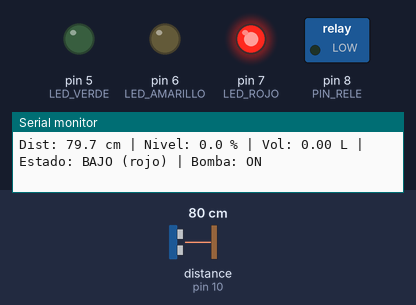
Bench run of a sketch on a simulated Arduino Uno, built with avr-gcc and run on an emulated ATmega328P. Shown: switched loads named in the sketch (green lamp = pin HIGH), output pins drawn as LEDs (lit = HIGH), the last lines printed to the serial monitor. Wiring (inferred from the names in the program): ultrasonic range finder: trigger pin 9; echo pin 10. The inputs (shaded band) are chosen by the test bench; at power-on: distance to the obstacle (sensor on pin 10) 80 cm. The echo pulse lasts 58.3 µs per cm; pins used as bus, display or sensor lines are not drawn.

Above: at 2.1 s.
2.2 s: distance to the obstacle (sensor on pin 10) set to 27 cm
3.7 s: distance to the obstacle (sensor on pin 10) set to 22 cm
At 4.9 s:
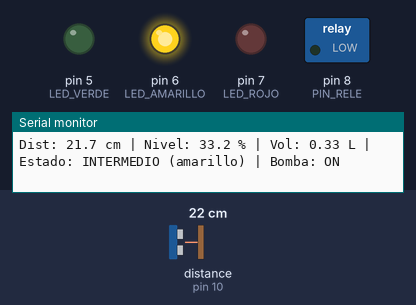
5.3 s: distance to the obstacle (sensor on pin 10) set to 17 cm
6.8 s: distance to the obstacle (sensor on pin 10) set to 12 cm
At 7.3 s:
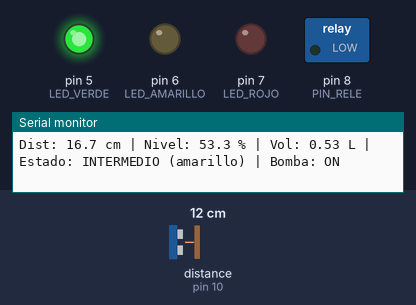
8.4 s: distance to the obstacle (sensor on pin 10) set to 18 cm
At 9.7 s:
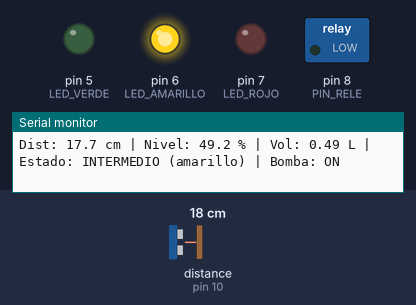
10.0 s: distance to the obstacle (sensor on pin 10) set to 9 cm
At 11.3 s:
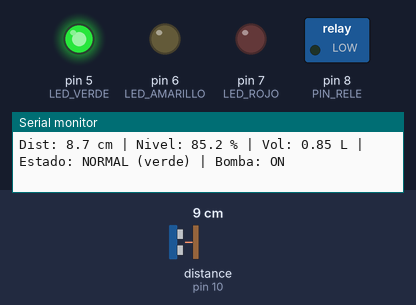
Timing chart, 0 to 12.6 s (numbered marks = the images above; inputs shaded):
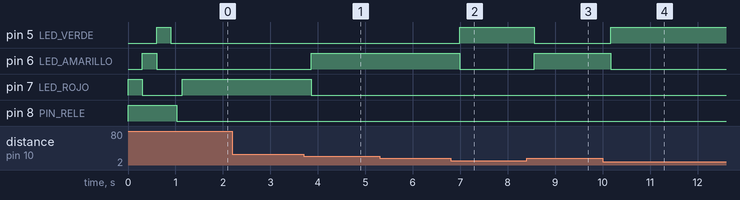

The sketch:

estanque_demo.ino
```cpp
/*
  ============================================================
  Sistema de monitoreo y llenado automatico de estanques rurales
  Version DEMO de hardware (solo Arduino Uno R3)
  HC-SR04 + 3 LEDs de nivel + rele / bomba
  ------------------------------------------------------------
  Pines segun el diagrama detallado v2 (propuestos: validar en el montaje).
  Parametros de DEMO pensados para simular el nivel con una tapa.
  ============================================================
*/

// ================== 1. CONFIGURACION ==================

// --- Pines ---
const byte PIN_TRIG     = 9;
const byte PIN_ECHO     = 10;
const byte LED_ROJO     = 7;
const byte LED_AMARILLO = 6;
const byte LED_VERDE    = 5;
const byte PIN_RELE     = 8;

// --- Rele: true si el modulo se activa con LOW (comun en modulos azules).
//     Si al encender el Arduino la bomba parte encendida, cambia a false.
const bool RELE_ACTIVO_EN_BAJO = true;

// --- Geometria (DEMO con tapa). Con el pote real, medir y reemplazar ---
const float D_VACIO_CM  = 30.0;  // distancia sensor -> fondo        (0 %)
const float D_LLENO_CM  = 5.0;   // distancia sensor -> nivel maximo (100 %)
const float CAPACIDAD_L = 1.0;   // litros entre 0 % y 100 % (dato de demo)

// --- Umbrales de los LEDs (%) ---
const float UMBRAL_BAJO   = 20.0;  // nivel <= 20 %        -> LED rojo
const float UMBRAL_NORMAL = 60.0;  // nivel >  60 %        -> LED verde
                                   // entre ambos          -> LED amarillo
const float HISTERESIS    = 3.0;   // margen para que el LED no "titile" en el limite

// --- Bomba ---
const float PCT_ENCENDER = 20.0;   // enciende con nivel <= 20 %
const float PCT_APAGAR   = 90.0;   // apaga con nivel   >= 90 %
const unsigned long TIEMPO_MAX_BOMBA_MS = 20000UL;  // DEMO: 20 s maximo encendida
const unsigned long TIEMPO_BLOQUEO_MS   = 30000UL;  // espera tras superar el maximo

// --- Sensor ---
const float DIST_MIN_VALIDA = 2.0;            // zona ciega aprox. del HC-SR04
const float DIST_MAX_VALIDA = 400.0;          // alcance nominal aprox.
const unsigned long TIMEOUT_ECO_US = 30000UL; // evita que pulseIn congele el programa
const unsigned long INTERVALO_LECTURA_MS = 60;  // pausa entre disparos del sensor
const unsigned long INTERVALO_REPORTE_MS = 500; // cada cuanto se imprime en el Monitor Serie
const byte N_LECTURAS  = 5;   // ventana del filtro de mediana
const byte MIN_VALIDAS = 3;   // lecturas validas minimas para confiar en el dato

// ================== 2. ESTADO DEL SISTEMA ==================

enum Nivel { SIN_DATO, BAJO, MEDIO, NORMAL };

float lecturas[N_LECTURAS];
byte  indiceLectura = 0;
byte  lecturasTomadas = 0;   // para no informar error durante el arranque

bool  configOk   = false;
bool  sensorOk   = false;
Nivel nivelActual = SIN_DATO;
float distanciaCm = 0.0;
float porcentaje  = 0.0;
float litros      = 0.0;

bool bombaEncendida = false;
bool bombaBloqueada = false;
unsigned long inicioBomba   = 0;
unsigned long inicioBloqueo = 0;

unsigned long ultimaLectura = 0;
unsigned long ultimoReporte = 0;

// ================== 3. RELE / BOMBA ==================

void escribirRele(bool encender) {
  // Traduce "encender/apagar" al nivel electrico segun el tipo de modulo
  digitalWrite(PIN_RELE, (encender != RELE_ACTIVO_EN_BAJO) ? HIGH : LOW);
}

void encenderBomba(unsigned long ahora) {
  escribirRele(true);
  bombaEncendida = true;
  inicioBomba = ahora;
  Serial.println(F(">> Bomba ENCENDIDA (nivel bajo)"));
}

void apagarBomba(const __FlashStringHelper *motivo) {
  escribirRele(false);
  if (bombaEncendida) {
    Serial.print(F(">> Bomba APAGADA: "));
    Serial.println(motivo);
  }
  bombaEncendida = false;
}

void controlarBomba(unsigned long ahora) {
  // Falla segura: sin dato confiable, la bomba nunca queda encendida
  if (!sensorOk) {
    apagarBomba(F("falla del sensor"));
    return;
  }

  // Bloqueo por tiempo maximo (posible estanque sin agua o fuga)
  if (bombaBloqueada) {
    // Se libera al cumplir la espera o si el nivel ya subio (estanque rellenado)
    if (porcentaje >= PCT_APAGAR || ahora - inicioBloqueo >= TIEMPO_BLOQUEO_MS) {
      bombaBloqueada = false;
      Serial.println(F(">> Fin del bloqueo: la bomba puede volver a operar"));
    }
    return;
  }

  if (bombaEncendida) {
    if (porcentaje >= PCT_APAGAR) {
      apagarBomba(F("nivel alto alcanzado"));
    } else if (ahora - inicioBomba >= TIEMPO_MAX_BOMBA_MS) {
      apagarBomba(F("tiempo maximo superado"));
      bombaBloqueada = true;
      inicioBloqueo = ahora;
      Serial.println(F("!! Bomba BLOQUEADA temporalmente (revisar agua / fuga)"));
    }
  } else if (porcentaje <= PCT_ENCENDER) {
    encenderBomba(ahora);
  }
}

// ================== 4. SENSOR ==================

float leerDistanciaCm() {
  digitalWrite(PIN_TRIG, LOW);
  delayMicroseconds(2);
  digitalWrite(PIN_TRIG, HIGH);   // pulso de disparo de 10 us
  delayMicroseconds(10);
  digitalWrite(PIN_TRIG, LOW);

  unsigned long duracion = pulseIn(PIN_ECHO, HIGH, TIMEOUT_ECO_US);
  if (duracion == 0) return -1.0;               // sin eco (timeout)

  float d = duracion * 0.0343 / 2.0;            // ida y vuelta del sonido
  if (d < DIST_MIN_VALIDA || d > DIST_MAX_VALIDA) return -1.0;  // lectura no confiable
  return d;
}

// Mediana de las lecturas validas: ignora valores absurdos aislados
bool calcularMediana(float &resultado) {
  float validas[N_LECTURAS];
  byte n = 0;
  for (byte i = 0; i < N_LECTURAS; i++) {
    if (lecturas[i] > 0) validas[n++] = lecturas[i];
  }
  if (n < MIN_VALIDAS) return false;

  // Ordenamiento por insercion (pocos datos)
  for (byte i = 1; i < n; i++) {
    float x = validas[i];
    int j = i - 1;
    while (j >= 0 && validas[j] > x) {
      validas[j + 1] = validas[j];
      j--;
    }
    validas[j + 1] = x;
  }
  resultado = (n % 2 == 1) ? validas[n / 2] : (validas[n / 2 - 1] + validas[n / 2]) / 2.0;
  return true;
}

// ================== 5. CALCULO Y CLASIFICACION ==================

float calcularPorcentaje(float d) {
  float pct = (D_VACIO_CM - d) / (D_VACIO_CM - D_LLENO_CM) * 100.0;
  return constrain(pct, 0.0, 100.0);
}

Nivel clasificarSinHisteresis(float pct) {
  if (pct <= UMBRAL_BAJO)  return BAJO;
  if (pct >  UMBRAL_NORMAL) return NORMAL;
  return MEDIO;
}

// Solo cambia de estado si el nivel cruza el limite con un margen (histeresis)
Nivel clasificar(float pct, Nivel actual) {
  switch (actual) {
    case BAJO:
      if (pct > UMBRAL_BAJO + HISTERESIS) {
        return (pct > UMBRAL_NORMAL + HISTERESIS) ? NORMAL : MEDIO;
      }
      return BAJO;
    case MEDIO:
      if (pct < UMBRAL_BAJO - HISTERESIS)   return BAJO;
      if (pct > UMBRAL_NORMAL + HISTERESIS) return NORMAL;
      return MEDIO;
    case NORMAL:
      if (pct < UMBRAL_NORMAL - HISTERESIS) {
        return (pct < UMBRAL_BAJO - HISTERESIS) ? BAJO : MEDIO;
      }
      return NORMAL;
    default:
      return clasificarSinHisteresis(pct);  // primer dato
  }
}

// ================== 6. INDICADORES LED ==================

void escribirLeds(bool rojo, bool amarillo, bool verde) {
  digitalWrite(LED_ROJO, rojo ? HIGH : LOW);
  digitalWrite(LED_AMARILLO, amarillo ? HIGH : LOW);
  digitalWrite(LED_VERDE, verde ? HIGH : LOW);
}

void actualizarIndicadores(unsigned long ahora) {
  bool fase = (ahora / 250) % 2;               // parpadeo sin delay()
  if (lecturasTomadas < N_LECTURAS) { escribirLeds(false, false, false); return; }  // arrancando
  if (!sensorOk) { escribirLeds(false, fase, false); return; }  // amarillo parpadea: falla del sensor

  // Los LEDs SIEMPRE muestran el nivel. Si la bomba esta bloqueada, el LED activo parpadea.
  bool encendido = bombaBloqueada ? fase : true;
  escribirLeds(nivelActual == BAJO   && encendido,
               nivelActual == MEDIO  && encendido,
               nivelActual == NORMAL && encendido);
}

// ================== 7. MONITOR SERIE ==================

const __FlashStringHelper *nombreNivel(Nivel n) {
  switch (n) {
    case BAJO:   return F("BAJO (rojo)");
    case MEDIO:  return F("INTERMEDIO (amarillo)");
    case NORMAL: return F("NORMAL (verde)");
    default:     return F("SIN DATO");
  }
}

void reportarSerial() {
  if (lecturasTomadas < N_LECTURAS) {
    Serial.println(F("Midiendo..."));
    return;
  }
  if (!sensorOk) {
    Serial.println(F("ERROR SENSOR: sin lecturas validas (revisar conexiones o distancia minima)"));
    return;
  }
  Serial.print(F("Dist: "));      Serial.print(distanciaCm, 1);
  Serial.print(F(" cm | Nivel: ")); Serial.print(porcentaje, 1);
  Serial.print(F(" % | Vol: "));    Serial.print(litros, 2);
  Serial.print(F(" L | Estado: ")); Serial.print(nombreNivel(nivelActual));
  Serial.print(F(" | Bomba: "));
  if (bombaBloqueada)      Serial.println(F("BLOQUEADA"));
  else if (bombaEncendida) Serial.println(F("ON"));
  else                     Serial.println(F("OFF"));
}

// ================== 8. VALIDACION DE LA CONFIGURACION ==================

bool validarConfiguracion() {
  bool ok = true;
  if (D_LLENO_CM < DIST_MIN_VALIDA) { Serial.println(F("CONFIG: D_LLENO_CM esta dentro de la zona ciega")); ok = false; }
  if (D_VACIO_CM <= D_LLENO_CM)     { Serial.println(F("CONFIG: D_VACIO_CM debe ser mayor que D_LLENO_CM")); ok = false; }
  if (D_VACIO_CM > DIST_MAX_VALIDA) { Serial.println(F("CONFIG: D_VACIO_CM supera el alcance del sensor")); ok = false; }
  if (CAPACIDAD_L <= 0)             { Serial.println(F("CONFIG: CAPACIDAD_L debe ser mayor que 0")); ok = false; }
  if (UMBRAL_BAJO >= UMBRAL_NORMAL) { Serial.println(F("CONFIG: UMBRAL_BAJO debe ser menor que UMBRAL_NORMAL")); ok = false; }
  if (PCT_ENCENDER >= PCT_APAGAR)   { Serial.println(F("CONFIG: PCT_ENCENDER debe ser menor que PCT_APAGAR")); ok = false; }
  return ok;
}

// ================== 9. SETUP ==================

void setup() {
  // Rele APAGADO antes de configurarlo como salida: evita un pulso al arrancar
  escribirRele(false);
  pinMode(PIN_RELE, OUTPUT);
  escribirRele(false);

  pinMode(PIN_TRIG, OUTPUT);
  pinMode(PIN_ECHO, INPUT);
  digitalWrite(PIN_TRIG, LOW);
  pinMode(LED_ROJO, OUTPUT);
  pinMode(LED_AMARILLO, OUTPUT);
  pinMode(LED_VERDE, OUTPUT);

  Serial.begin(9600);
  Serial.println(F("=== Estanque rural - DEMO de hardware ==="));

  for (byte i = 0; i < N_LECTURAS; i++) lecturas[i] = -1.0;

  // Autoprueba de LEDs: rojo, amarillo, verde (permite revisar el cableado)
  escribirLeds(true, false, false);  delay(300);
  escribirLeds(false, true, false);  delay(300);
  escribirLeds(false, false, true);  delay(300);
  escribirLeds(false, false, false);

  configOk = validarConfiguracion();
  if (configOk) {
    Serial.print(F("0 % = "));   Serial.print(D_VACIO_CM, 1);
    Serial.print(F(" cm | 100 % = ")); Serial.print(D_LLENO_CM, 1);
    Serial.print(F(" cm | Bomba ON <= ")); Serial.print(PCT_ENCENDER, 0);
    Serial.print(F(" % | OFF >= ")); Serial.print(PCT_APAGAR, 0);
    Serial.println(F(" %"));
  } else {
    Serial.println(F("Configuracion invalida: control detenido (los 3 LEDs parpadean)"));
  }
}

// ================== 10. LOOP (sin bloqueos) ==================

void loop() {
  unsigned long ahora = millis();

  if (!configOk) {                          // nunca operar con parametros incoherentes
    escribirRele(false);
    bool fase = (ahora / 250) % 2;
    escribirLeds(fase, fase, fase);
    return;
  }

  if (ahora - ultimaLectura >= INTERVALO_LECTURA_MS) {
    ultimaLectura = ahora;

    lecturas[indiceLectura] = leerDistanciaCm();
    indiceLectura = (indiceLectura + 1) % N_LECTURAS;
    if (lecturasTomadas < N_LECTURAS) lecturasTomadas++;

    float d;
    if (calcularMediana(d)) {
      sensorOk    = true;
      distanciaCm = d;
      porcentaje  = calcularPorcentaje(d);
      litros      = porcentaje / 100.0 * CAPACIDAD_L;
      nivelActual = clasificar(porcentaje, nivelActual);
    } else {
      sensorOk    = false;
      nivelActual = SIN_DATO;
    }

    controlarBomba(ahora);
  }

  actualizarIndicadores(ahora);

  if (ahora - ultimoReporte >= INTERVALO_REPORTE_MS) {
    ultimoReporte = ahora;
    reportarSerial();
  }
}
```

Measured:
- the behaviour switches between 25 and 24 cm on distance to the obstacle (sensor on pin 10) (found by bisection; images 0 and 1)
- the behaviour switches between 15 and 14 cm on distance to the obstacle (sensor on pin 10) (found by bisection; images 1 and 2)
- after the input at 3.7 s, pin 6 (LED_AMARILLO): LOW → HIGH after 0.16 s; pin 7 (LED_ROJO): HIGH → LOW after 0.16 s
- after the input at 6.8 s, pin 5 (LED_VERDE): LOW → HIGH after 0.19 s; pin 6 (LED_AMARILLO): HIGH → LOW after 0.19 s
- after the input at 8.4 s, pin 5 (LED_VERDE): HIGH → LOW after 0.16 s; pin 6 (LED_AMARILLO): LOW → HIGH after 0.16 s
- after the input at 10.0 s, pin 5 (LED_VERDE): LOW → HIGH after 0.17 s; pin 6 (LED_AMARILLO): HIGH → LOW after 0.17 s
